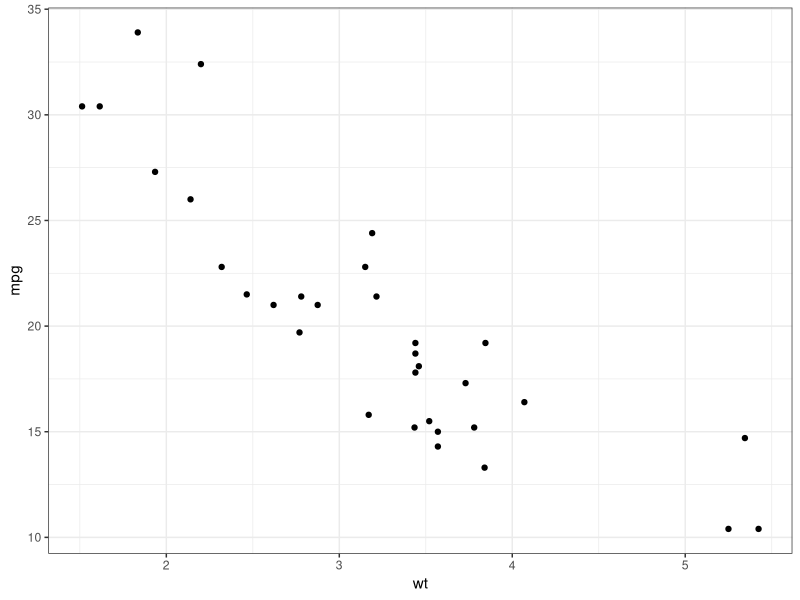
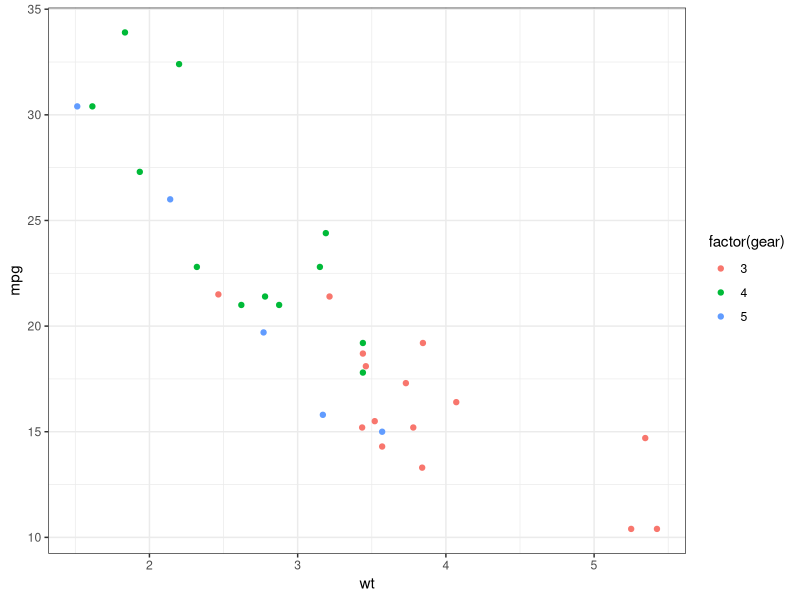
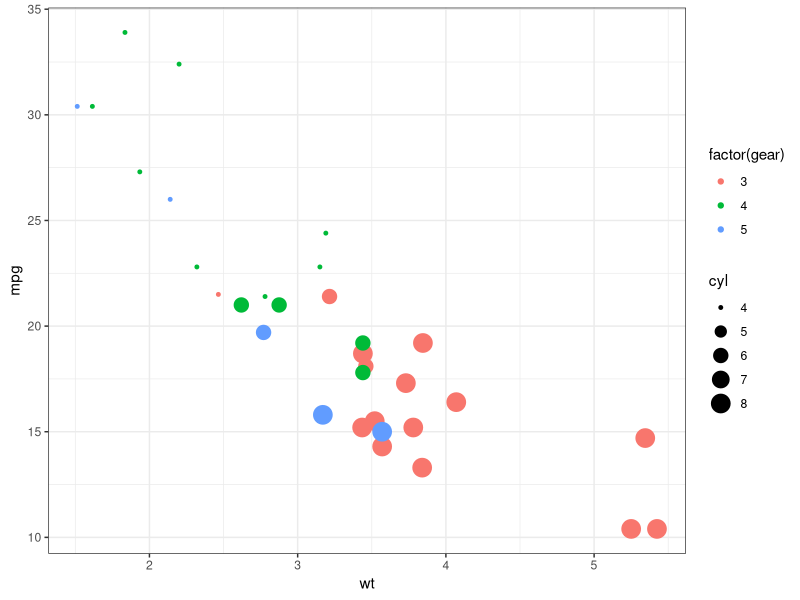
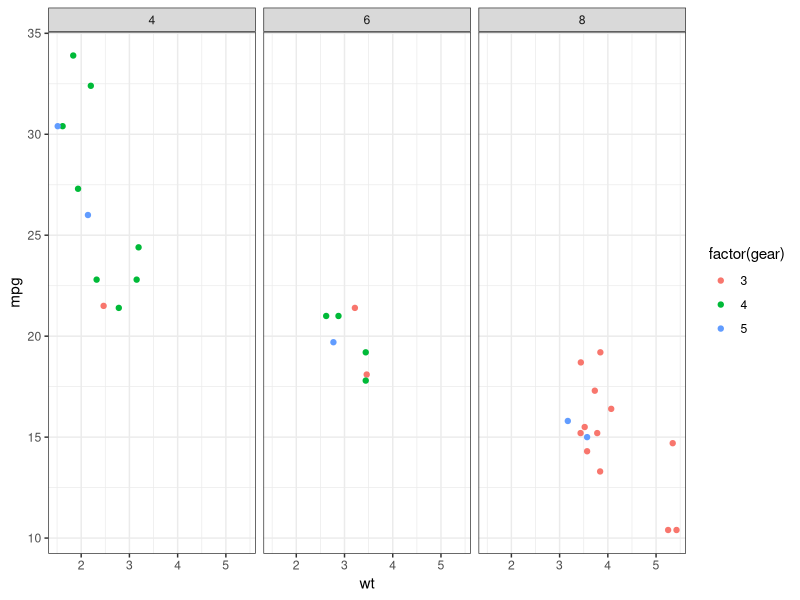
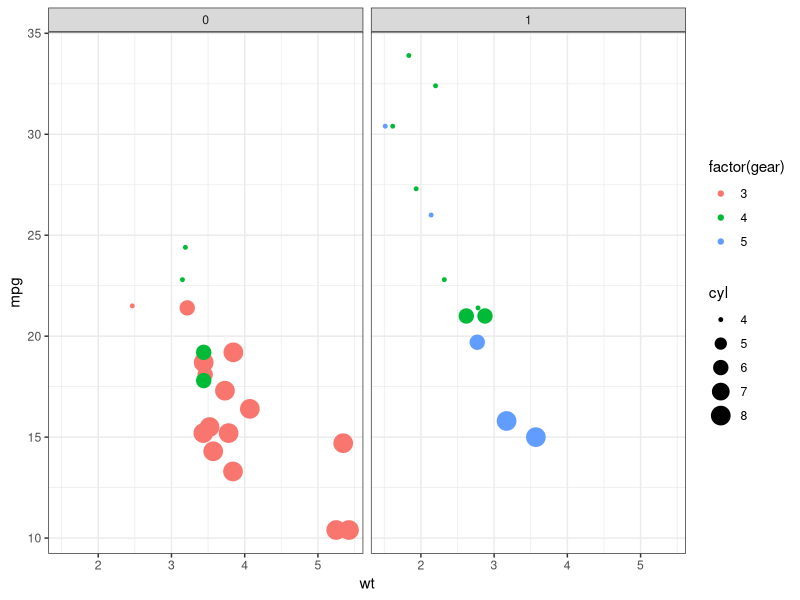
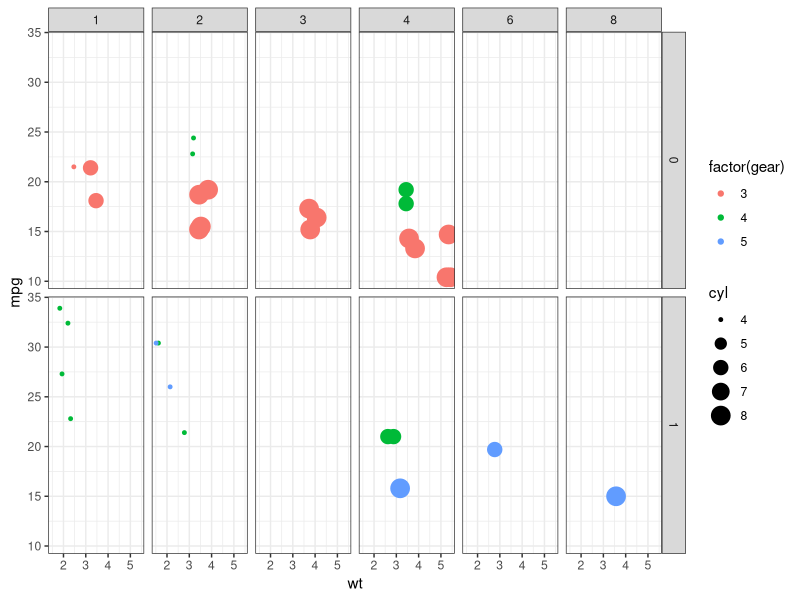

Write R code to recreate these figures, in order.
## The grammar of graphics in action

# Example from [A Comprehensive Guide to the Grammar of Graphics for Effective 
# Visualization of Multi-dimensional Data](https://towardsdatascience.com/a-comprehensive-guide-to-the-grammar-of-graphics-for-effective-visualization-of-multi-dimensional-1f92b4ed4149) 
# using the built-in `mtcars` dataset in R.

library(ggplot2)
mtcars # mtcars is a built-in dataset in R


## From two dimensions...
ggplot(mtcars, aes(x = wt, y = mpg)) + 
  geom_point() + 
  theme_bw()


## To three dimensions...
ggplot(mtcars, aes(x = wt, y = mpg, color=factor(gear))) + 
  geom_point() + 
  theme_bw()

## To four dimensions...
ggplot(mtcars, aes(x = wt, y = mpg, color=factor(gear), size = cyl)) + 
  geom_point() + 
  theme_bw()

## To four dimensions (with `facets`)...
ggplot(mtcars, aes(x = wt, y = mpg, color=factor(gear))) + 
  geom_point() +
  facet_wrap(~cyl) +
  theme_bw()

## To five dimensions
ggplot(mtcars, aes(x = wt, y = mpg, color=factor(gear), size = cyl)) + 
  geom_point() +
  facet_wrap(~am) +
  theme_bw()

## To six dimensions
ggplot(mtcars, aes(x = wt, y = mpg, color=factor(gear), size = cyl)) + 
  geom_point() +
  facet_grid(am ~ carb) +
  theme_bw()